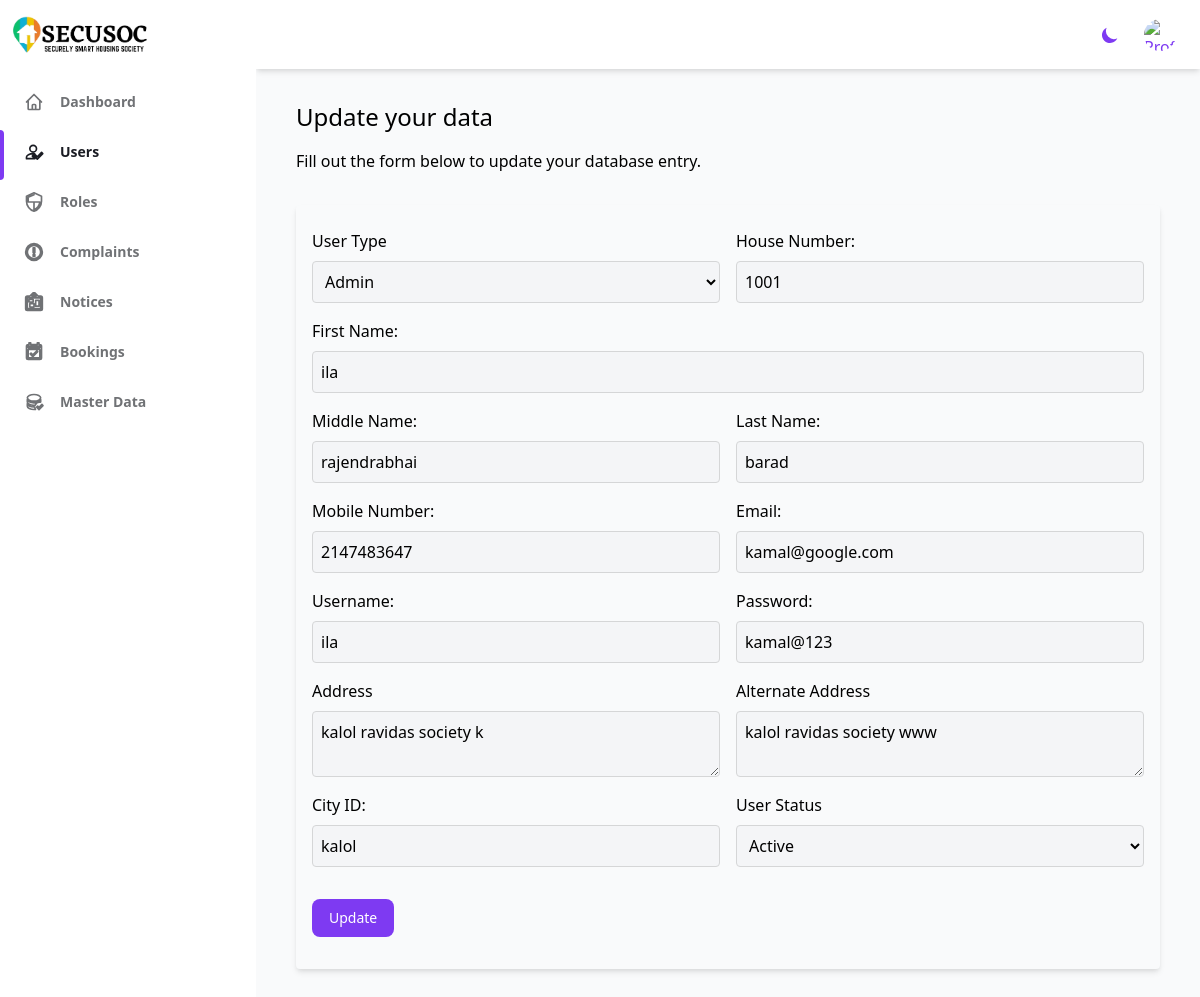
The page /admin/deshboards/update_user.php?user_id=15 (signed in) on the database its author committed.
### tables this page shows
CREATE TABLE `user_master` (
  `User_id` int(4) NOT NULL,
  `User_Type` varchar(8) NOT NULL,
  `House_no` int(3) NOT NULL,
  `User_Fname` varchar(15) NOT NULL,
  `User_Mname` varchar(25) NOT NULL,
  `User_Lname` varchar(15) NOT NULL,
  `User_Mobile_no` bigint(20) DEFAULT NULL,
  `Username` varchar(20) NOT NULL,
  `Passward` varchar(16) NOT NULL,
  `User_Email` varchar(30) NOT NULL,
  `User_Address` varchar(70) NOT NULL,
  `Alternate_Address` varchar(70) NOT NULL,
  `City_Id` varchar(5) NOT NULL,
  `User_Status` int(10) NOT NULL
);

### admin/deshboards/update_user.php (the view, shortened to what this page needs)
<?php $current_url = 'Users';
require_once '../../src/config/database.php';
require_once '../deshboards/header.php'; ?>
<?php require_once '../deshboards/sidebar.php'; ?>
<?php
$user_id = $_GET['user_id'];
$sql = "SELECT * FROM user_master WHERE User_id = ?";
$stmt = $conn->prepare($sql);
$stmt->bind_param("i", $user_id);
$stmt->execute();
$result = $stmt->get_result();
$row = $result->fetch_assoc();
?>
<div class="container mx-auto px-4 py-8  dark:text-gray-300">
  <h1 class="text-2xl font-medium mb-4">Update your data</h1>
  <p class="text-base mb-8">Fill out the form below to update your database entry.</p>
  <form method="post" action="update_user_process.php" class="bg-white shadow-md  rounded md:px-24 px-4 pt-6 pb-8 mb-4 dark:border-gray-700 bg-gray-50 dark:text-gray-400 dark:bg-gray-800">
    <div class="flex flex-wrap -mx-2 mb-4 ">
      <div class="w-full md:w-1/2 px-2 mb-4">
        <label class="block font-medium mb-2" for="user_type">User Type</label>
        <select id="user_type" name="user_type" class="block w-full p-2 bg-gray-100 rounded border border-gray-300 focus:outline-none focus:border-indigo-500 transition duration-150 ease-in-out">
          <option <?php if ($row['User_Type'] == 'Admin') echo 'selected'; ?>>Admin</option>
        </select>
      </div>
      <div class="w-full md:w-1/2 px-2 mb-4">
        <label class="block font-medium mb-2" for="house_no">House Number:</label>
        <input type="text" name="house_no" value="<?php echo $row['House_no']; ?>" class="block w-full p-2 bg-gray-100 rounded border border-gray-300 focus:outline-none focus:border-indigo-500 transition duration-150 ease-in-out">
      </div>
      <div class="w-full md:w-1/3 px-2 mb-4">
        <label class="block font-medium mb-2" for="user_fname">First Name:</label>
        <input type="text" name="user_fname" value="<?php echo $row['User_Fname']; ?>" class="block w-full p-2 bg-gray-100 rounded border border-gray-300 focus:outline-none focus:border-indigo-500 transition duration-150 ease-in-out">
      </div>
      <div class="w-full md:w-1/2 px-2 mb-4">
        <label class="block font-medium mb-2" for="user_mname">Middle Name:</label>
        <input type="text" name="user_mname" value="<?php echo $row['User_Mname']; ?>" class="block w-full p-2 bg-gray-100 rounded border border-gray-300 focus:outline-none focus:border-indigo-500 transition duration-150 ease-in-out">
      </div>
      <div class="w-full md:w-1/2 px-2 mb-4">
        <label class="block font-medium mb-2" for="user_lname">Last Name:</label>
        <input type="text" name="user_lname" value="<?php echo $row['User_Lname']; ?>" class="block w-full p-2 bg-gray-100 rounded border border-gray-300 focus:outline-none focus:border-indigo-500 transition duration-150 ease-in-out">
      </div>
      <div class="w-full md:w-1/2 px-2 mb-4">
        <label class="block font-medium mb-2" for="user_mobile_no">Mobile Number:</label>
        <input type="text" name="user_mobile_no" value="<?php echo $row['User_Mobile_no']; ?>" class="block w-full p-2 bg-gray-100 rounded border border-gray-300 focus:outline-none focus:border-indigo-500 transition duration-150 ease-in-out">
      </div>
      <div class="w-full md:w-1/2 px-2 mb-4">
        <label class="block font-medium mb-2" for="user_email">Email:</label>
        <input type="text" name="user_email" value="<?php echo $row['User_Email']; ?>" class="block w-full p-2 bg-gray-100 rounded border border-gray-300 focus:outline-none focus:border-indigo-500 transition duration-150 ease-in-out">
      </div>
      <div class="w-full md:w-1/2 px-2 mb-4">
        <label class="block font-medium mb-2" for="username">Username:</label>
        <input type="text" name="username" value="<?php echo $row['Username']; ?>" class="block w-full p-2 bg-gray-100 rounded border border-gray-300 focus:outline-none focus:border-indigo-500 transition duration-150 ease-in-out">
      </div>
      <div class="w-full md:w-1/2 px-2 mb-4">
        <label class="block font-medium mb-2" for="passward">Password:</label>
        <input type="text" name="passward" value="<?php echo $row['Passward']; ?>" class="block w-full p-2 bg-gray-100 rounded border border-gray-300 focus:outline-none focus:border-indigo-500 transition duration-150 ease-in-out">
      </div>
      <div class="w-full md:w-1/2 px-2 mb-4">
        <label class="block font-medium mb-2" for="user_address">Address</label>
        <textarea name="user_address" id="user_address" class="block w-full p-2 bg-gray-100 rounded border border-gray-300 focus:outline-none focus:border-indigo-500 transition duration-150 ease-in-out" required><?php echo $row['User_Address']; ?></textarea>
      </div>
      <div class="w-full md:w-1/2 px-2 mb-4">
        <label class="block font-medium mb-2" for="alternate_address"> Alternate Address</label>
        <textarea name="alternate_address" id="alternate_address" class="block w-full p-2 bg-gray-100 rounded border border-gray-300 focus:outline-none focus:border-indigo-500 transition duration-150 ease-in-out" required><?php echo $row['Alternate_Address']; ?></textarea>
      </div>
      <div class="w-full md:w-1/2 px-2 mb-4">
        <label class="block font-medium mb-2" for="city_id">City ID:</label>
        <input type="text" name="city_id" value="<?php echo $row['City_Id']; ?>" class="block w-full p-2 bg-gray-100 rounded border border-gray-300 focus:outline-none focus:border-indigo-500 transition duration-150 ease-in-out" required>
      </div>
      <div class="w-full md:w-1/2 px-2 mb-4">
        <label class="block font-medium mb-2" for="user_status">User Status</label>
        <select id="user_status" name="user_status" class="block w-full p-2 bg-gray-100 rounded border border-gray-300 focus:outline-none focus:border-indigo-500 transition duration-150 ease-in-out">
          <option value="1" <?php if ($row['User_Status'] == 1) echo "selected"; ?>>Active</option>
        </select>
      </div>
    </div>
    <button type="submit" name="submit" value="Update" class="px-4 py-2 text-sm font-medium leading-5 text-white transition-colors duration-150 bg-purple-600 border border-transparent rounded-lg active:bg-purple-600 hover:bg-purple-700 focus:outline-none focus:shadow-outline-purple">
      Update
    </button>
  </form>
</div>
<?php require_once '../deshboards/footer.php'; ?>

### rows shown on the page
user_master: user_type "Admin", house_no "1001", user_fname "ila", user_mname "rajendrabhai", user_lname "barad", user_mobile_no "2147483647", user_email "kamal@google.com", username "ila", passward "kamal@123", user_address "kalol ravidas society k", alternate_address "kalol ravidas society www", city_id "kalol", user_status "Active"
